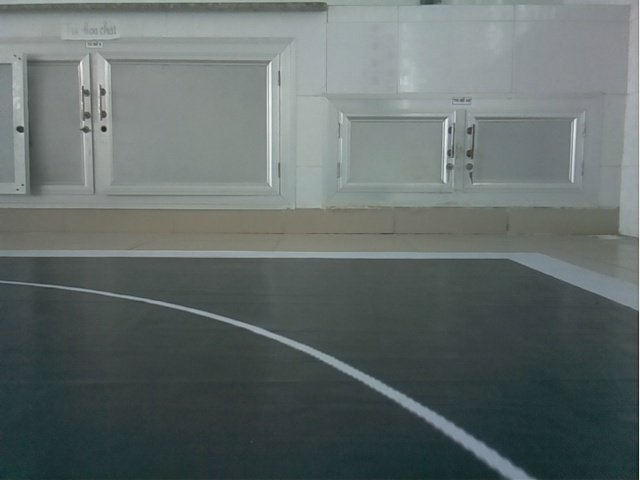
#> input picture Brain/1line.jpg, 640 x 480 px, given in place of output.mp4, which was not available
$ python test.py
#> lines starting #> are read from the running program, lines starting #| are printed output that depends on the picture; after the words box and inside, x2 and y2 are one past the last pixel; in counts of white or black regions, pixels touching at a corner belong together; pictures that were not available may be replaced by others from this repository, and a replacement may not be noted
import cv2
import numpy as np
cap = cv2.VideoCapture("output.mp4")
# Load the image
# image = cv2.imread("image.jpg")

while True:
    ret,frame = cap.read()
#> frame is the input picture: shape (480, 640, 3); mean B, G, R 106.5, 107.8, 98.1
    frame = cv2.resize(frame,(640,480))
    # Pre-process the image
    gray = cv2.cvtColor(frame, cv2.COLOR_BGR2GRAY)
    edges = cv2.Canny(gray, 50, 150)
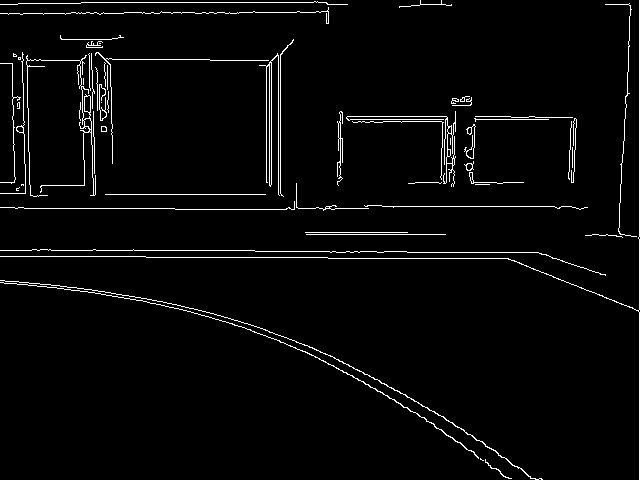
#> edges: shape (480, 640); 3% white in thin lines or dots

    # Detect lanes
    lines = cv2.HoughLinesP(edges, 1, np.pi/180, 50, minLineLength=20, maxLineGap=4)
#> lines = 78 rows, first 6: [639, 479, 639, 0], [81, 2, 326, 2], [382, 206, 554, 206], [146, 257, 327, 257], [0, 250, 31, 250], [340, 119, 447, 119]

    # Draw the lanes on the image
    for line in lines:
        x1, y1, x2, y2 = line[0]
        cv2.line(frame, (x1, y1), (x2, y2), (0, 255, 0), 2)
#> this loop made 78 passes
#> (x1, y1, x2, y2) on passes 1 to 12: (639, 479, 639, 0), (81, 2, 326, 2), (382, 206, 554, 206), (146, 257, 327, 257), (0, 250, 31, 250), (340, 119, 447, 119), (286, 208, 368, 208), (508, 258, 638, 310), (340, 116, 446, 116), (328, 258, 507, 258), (105, 194, 265, 194), (407, 252, 538, 252)
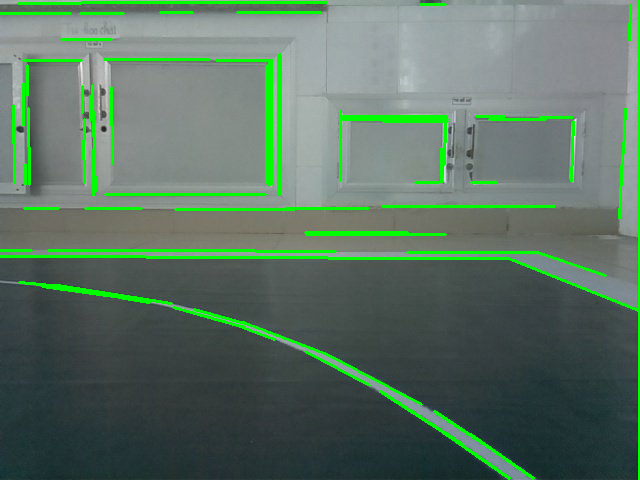
#> frame: shape (480, 640, 3); 5.9% of pixels changed, all inside (x1, y1, x2, y2) = (0, 0, 640, 480)

    # Calculate the steering angle
    left_lane = [line for line in lines if line[0][1] > frame.shape[0]/2]
#> left_lane = 25 items, first 6: [[639, 479, 639, 0]], [[146, 257, 327, 257]], [[0, 250, 31, 250]], [[508, 258, 638, 310]], [[328, 258, 507, 258]], [[407, 252, 538, 252]]
    right_lane = [line for line in lines if line[0][1] <= frame.shape[0]/2]
#> right_lane = 53 items, first 6: [[81, 2, 326, 2]], [[382, 206, 554, 206]], [[340, 119, 447, 119]], [[286, 208, 368, 208]], [[340, 116, 446, 116]], [[105, 194, 265, 194]]

    if left_lane and right_lane:
        left_lane = left_lane[0]
#> left_lane = [[639, 479, 639, 0]]
        right_lane = right_lane[0]
#> right_lane = [[81, 2, 326, 2]]
        steering_angle = (left_lane[0][0] - right_lane[0][0]) / frame.shape[1]
#> steering_angle = 0.872
    else:
        steering_angle = 0
    cv2.imshow("frame", frame)
    if cv2.waitKey(24) & 0xFF == ord("q"):
#> (key q is pressed here)
        break
cap.release()
cv2.destroyAllWindows()
# Display the image

$ run again, on Brain/frame.jpg
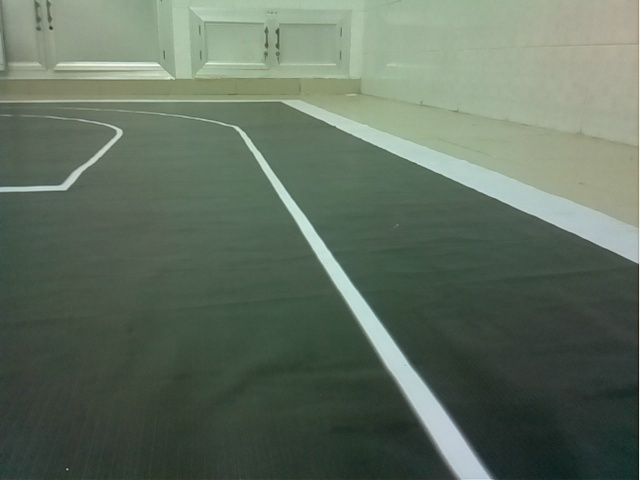
#> input picture Brain/frame.jpg, 640 x 480 px, given in place of output.mp4, which was not available
#> frame is the input picture: shape (480, 640, 3); mean B, G, R 95.8, 111.1, 96.8
#> `edges = cv2.Canny(gray, 50, 150)`:
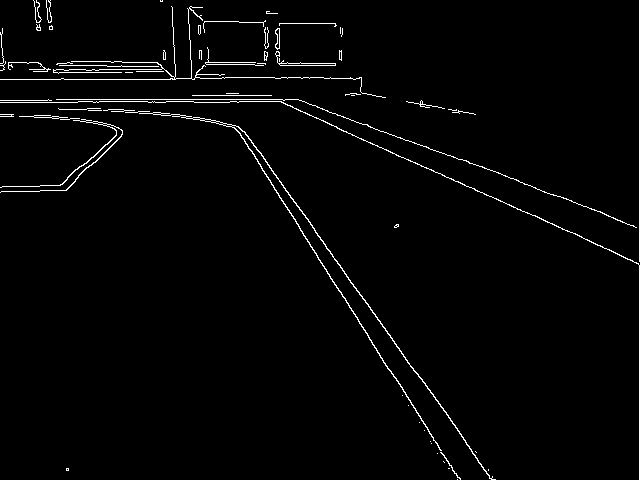
#> edges: shape (480, 640); 2% white in thin lines or dots
#> lines = 46 rows, first 6: [639, 479, 639, 0], [337, 128, 623, 256], [56, 99, 298, 99], [248, 136, 377, 319], [239, 132, 342, 296], [336, 285, 454, 473]
#> the loop `for line in lines:` made 46 passes
#> after the loop `for line in lines:`:
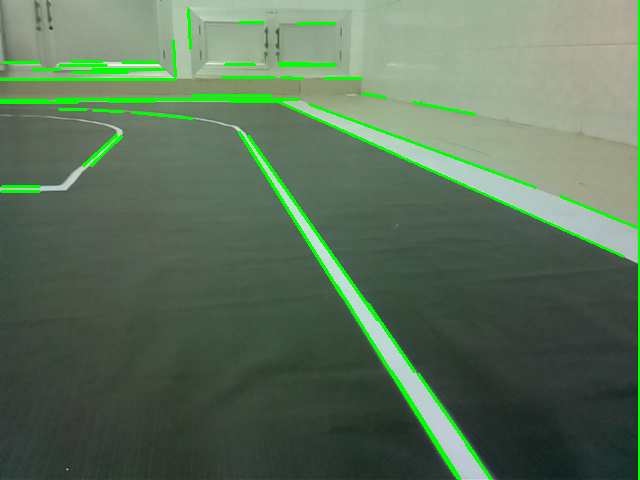
#> frame: shape (480, 640, 3); 3.6% of pixels changed, all inside (x1, y1, x2, y2) = (0, 0, 640, 480)
#> `left_lane = [line for line in lines if line[0][1] > frame.shape[0]/2]`: left_lane = [[[639, 479, 639, 0]], [[336, 285, 454, 473]], [[466, 444, 490, 478]], [[418, 374, 477, 458]], [[368, 304, 414, 371]], [[391, 371, 457, 477]], [[396, 378, 459, 478]]]
#> `right_lane = [line for line in lines if line[0][1] <= frame.shape[0]/2]`: right_lane = 39 items, first 6: [[337, 128, 623, 256]], [[56, 99, 298, 99]], [[248, 136, 377, 319]], [[239, 132, 342, 296]], [[0, 79, 175, 79]], [[0, 102, 77, 102]]
#> `left_lane = left_lane[0]`: left_lane = [[639, 479, 639, 0]]
#> `right_lane = right_lane[0]`: right_lane = [[337, 128, 623, 256]]
#> steering_angle = 0.472
